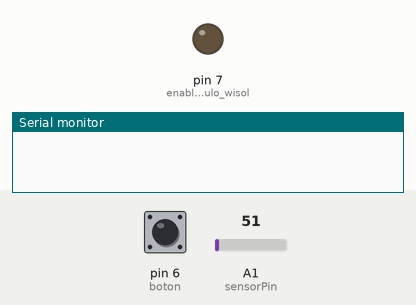
A sketch run on a simulated Arduino Uno, built with avr-gcc and run on an emulated ATmega328P. On the bench: output pins drawn as LEDs (lit = HIGH), the last lines printed to the serial monitor. Inputs (shaded band) come from the test bench; at power-on: pin 6 (boton) HIGH, A1 (sensorPin) = 51.

Above: at 1.2 s.
1.3 s: pin 6 (boton) pulled LOW for 0.15 s
At 1.6 s:
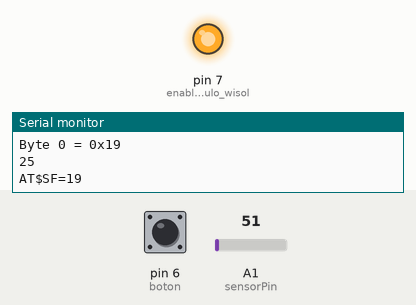
4.4 s: pin 6 (boton) pulled LOW for 3.2 s
10.6 s: pin 6 (boton) pulled LOW for 1 s
At 16.3 s:
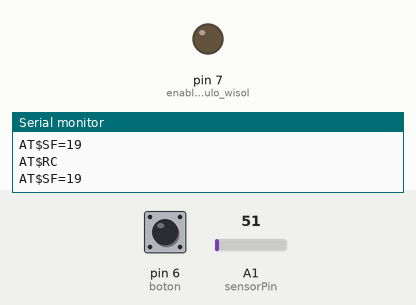
Timing chart, 0 to 17.8 s (numbered marks = the images above; inputs shaded):
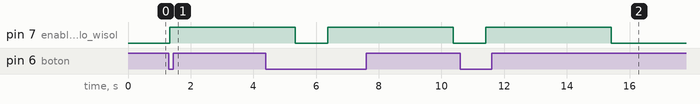

Measured:
- after the input at 1.3 s, pin 7 (enable_modulo_wisol): LOW → HIGH at once
- after the input at 10.6 s, pin 7 (enable_modulo_wisol): LOW → HIGH after 0.82 s, → LOW 4.0 s later

The sketch:

temp_sensor.ino
```cpp
//Programa de ejemplo utilizando el sensor de temperatura LM35
//En este caso el dato en entero es transformado a su
//representacion en hexadecimal en 1 flotante a 32 bits en little-endian

#include <math.h>

const int boton=6;
const int sensorPin = A1;
//*****************************************************
String bufer; //variable donde guardaremos nuestro payload
String bufer2="\n";   //agregamos un salto de linea al final de nuestro payload
//*****************************************************
void setup()
{
  Serial.begin(9600);
  pinMode(boton, INPUT);
  pinMode(7, OUTPUT);   //enable modulo wisol
}

void leer_temperatura()
{
  int sensorVal=analogRead(sensorPin);
  Serial.print("Grados Cº: ");
  float temp=(5.0*sensorVal*100.0)/1024.0;
  Serial.println(temp);

  //-----------------------------------------------------
  //AT$SF= comando para mandar la informacion por sigfox
  //Maximo 12 bytes
  bufer="AT$SF=";
  //-----------------------------------------------------
  //agregamos nuestro valor de la temperatura al payload a enviar
  int temp_aux = round(temp);

  add_int(temp_aux,false);

  Serial.println(temp_aux);
  Serial.println(bufer);
  //enviamos nuestro dato por Sigfox
  send_message(bufer);
}

void loop()
{
  if (digitalRead(boton)==LOW)
  {
    leer_temperatura();
    delay(1000);
  }
}

void add_int(int var2, bool is_Air_sensor)    //funcion para agregar enteros al payload (hasta 255)
{
  byte* a2 = (byte*) &var2; //convertimos el dato a bytes
  String str2;

  Serial.println("\n---- Adding Int String to Bufer ----");
  Serial.println((String)"OG Value = "+var2);
  if (is_Air_sensor)
  {
     for(int i=0;i<2;i++)
     {
        str2=String(a2[i], HEX);    //convertimos el valor hex a string
//        Serial.println((String)"Byte "+i+" = 0x"+str2);
        if(str2.length()<2)
        {
          bufer+=0+str2;    //si no, se agrega un cero
        }
        else
        {
          bufer+=str2;    //si esta completo, se copia tal cual
        }
     }
  }
  else
  {
      str2=String(a2[0], HEX);  //convertimos el valor hex a string
      Serial.println((String)"Byte 0 = 0x"+str2);
      //verificamos si nuestro byte esta completo
      if(str2.length()<2)
      {
        bufer+=0+str2;    //si no, se agrega un cero
      }
      else
      {
        bufer+=str2;     //si esta completo, se copia tal cual
      }
  }
}

void send_message(String payload)
{
  //agregamos el salto de linea "\n"
  bufer+=bufer2;
  //*******************
  //Habilitamos el modulo Sigfox
  digitalWrite(7, HIGH);
  delay(1000);
  //Reset del canal para asegurar que manda en la frecuencia correcta
  Serial.print("AT$RC\n");
  //************************
  //Enviamos la informacion por sigfox
  Serial.print(bufer);
  delay(3000);
  //deshabilitamos el modulo Sigfox
  digitalWrite(7, LOW);
}
```
